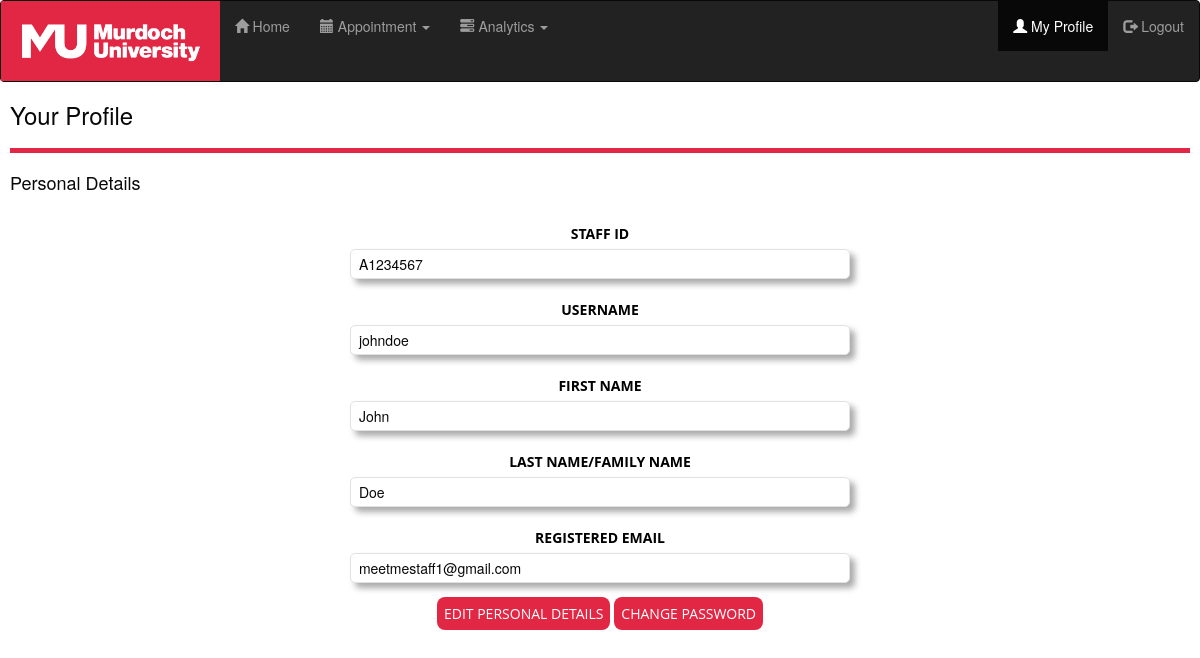
The app's page /profile.php (signed in) with its own data.
### tables this page shows
CREATE TABLE `staff` (
  `StaffID` varchar(8) NOT NULL,
  `Email` varchar(255) NOT NULL,
  `Username` varchar(30) NOT NULL,
  `Password` varchar(255) NOT NULL,
  `First_name` varchar(30) NOT NULL,
  `Last_name` varchar(30) NOT NULL
);

### include/function.php (called while the page is built, shortened)
<?php
function check_login($con){
    if(isset($_SESSION['StaffID'])){
        $id = $_SESSION['StaffID'];
        $query = "select * from Staff where StaffID = '$id' limit 1";
        $result = mysqli_query($con, $query);
        if($result && mysqli_num_rows($result) > 0){
            $user_data = mysqli_fetch_assoc($result);
            return $user_data;
        }
    }
    exit();
}
?>

### profile.php (the view, shortened to what this page needs)
<?php
include("include/connection.php");
include("include/function.php");
$user_data = check_login($con);
?>
<!DOCTYPE html>
<html lang="en">
<head>
    <link rel="stylesheet" href="https://maxcdn.bootstrapcdn.com/bootstrap/3.4.1/css/bootstrap.min.css" />
    <link rel="stylesheet" href="css/mystyle.css">
</head>
<body>
    <nav class="navbar navbar-inverse">
        <div class="navbar-header">
            <a href="home"><img src="Image/MU Logo.png" height="80"></a>
        </div>
        <div class="navpaddingright collapse navbar-collapse" id="mynavbar">
            <ul class="nav navbar-nav">
                <li><a href="home"><span class="glyphicon glyphicon-home"></span> Home</a></li>
                <li id="appointment" class="dropdown"><a href="#"><span class="glyphicon glyphicon-calendar"></span> Appointment <span class="caret"></span></a>
                </li>
                <li id="analytics" class="dropdown"><a href="#"><span class="glyphicon glyphicon-tasks"></span> Analytics <span class="caret"></span></a>
                </li>
            </ul>
            <ul class="nav navbar-nav navbar-right">
                <li class="active"><a href="profile"><span class="glyphicon glyphicon-user"></span> My Profile</a></li>
                <li><a href="logout"><span class="glyphicon glyphicon-log-out"></span> Logout</a></li>
            </ul>
        </div>
    </nav>
    <div class="content">
        <h3>Your Profile</h3>
        <hr class="redbar">
        <h4>Personal Details</h4>
        <br>
        <div class="containerprofile">
            <label for="StaffID" class="editprofiletext">Staff ID</label><br>
            <input class="myprofilebox" type="text" value=" <?php echo $user_data['StaffID']?>" readonly><br><br>
            <label for="UserName" class="editprofiletext">UserName</label><br>
            <input class="myprofilebox" type="text" value=" <?php echo $user_data['Username']?>" readonly><br><br>
            <label for="FirstName" class="editprofiletext">First Name</label><br>
            <input class="myprofilebox" type="text" value=" <?php echo $user_data['First_name']?>" readonly><br><br>
            <label for="LastName" class="editprofiletext">Last Name/Family Name</label><br>
            <input class="myprofilebox" type="text" value=" <?php echo $user_data['Last_name']?>" readonly><br><br>
            <label for="Email" class="editprofiletext">Registered Email</label><br>
            <input class="myprofilebox" type="text" value=" <?php echo $user_data['Email']?>" readonly><br><br>
            <a href="editprofile?" class="linktobutton">Edit Personal Details</a>
            <a href="changepw?" class ="linktobutton">Change Password</a>
        </div>
    </div>
</body>
</html>

### css/mystyle.css (style rules this page uses)
.content { padding-left: 10px; padding-right: 10px; color: #080808; }
hr.redbar { border-top: 5px solid #e12744; }
.linktobutton { padding: 7px; width: 150px; color: white; background-color: #e12744; text-transform: uppercase; font-size: 14px; font-family: "Open Sans", sans-serif; border-radius: 8px; }
.containerprofile { text-align: center; }
.navpaddingright { padding-right: 15px; }
.editprofiletext { color: black; text-transform: uppercase; font-size: 14px; font-family: "Open Sans", sans-serif; }
.myprofilebox { height: 30px; border-radius: 5px; width: 500px; padding: 4px; border: solid thin rgb(226, 226, 226); box-shadow: 5px 5px 6px #aaaaaa; }
#mynavbar #appointment { transition: all 0.3s ease-in-out; }
#mynavbar #analytics { transition: all 0.3s ease-in-out; }

### records on screen
staff: StaffID "A1234567", Username "johndoe", First_name "John", Last_name "Doe", Email "meetmestaff1@gmail.com"
